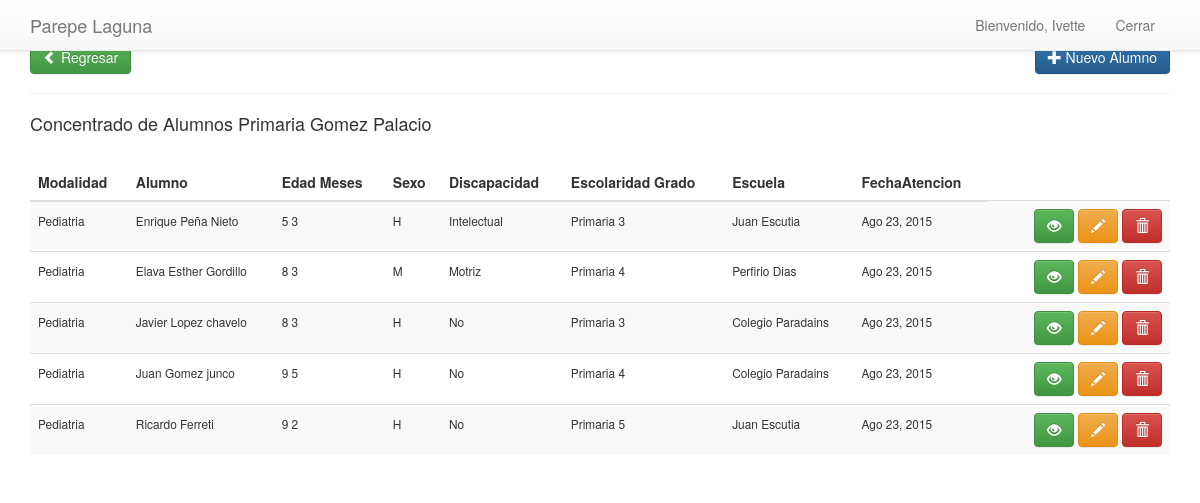
Screenshot of /lisPrimg/ (signed in) with the database file from the repository.
### apps/users/models.py (models this page shows, shortened)
class User(AbstractBaseUser, PermissionsMixin):
	username = models.CharField(max_length=100, unique=True)
	email = models.EmailField()
	first_name = models.CharField(max_length=100)
	last_name = models.CharField(max_length=100)
	avatar = models.ImageField(upload_to = 'users') # falta hacer algo
	objects = UserManager()
	is_active = models.BooleanField(default = True)
	is_staff = models.BooleanField(default = False)
	USERNAME_FIELD = 'username'
	REQUIRED_FIELDS = ['email']

### apps/principal/models.py (models this page shows, shortened)
class TimeStampModel(models.Model):
    user     = models.ForeignKey(settings.AUTH_USER_MODEL,null=True,blank=True)
    fecha    = models.DateTimeField(auto_now_add=True)
    modified = models.DateTimeField(auto_now=True)
    class Meta:
        abstract = True

class Alumno(TimeStampModel):
    Opsexo = (
        ('H', 'Hombre'),
        ('M', 'Mujer'),
        )
    Op2 = (
        ('Si', 'Si'),
        ('No', 'No'),
        )
    opesc=(
        ('Preescolar','Preescolar'),
        ('Primaria' ,'Primaria'),
        ('Secundaria','Secundaria'),
        ('No Estudia y tiene edad escolar',  'No Estudia y tiene edad escolar'),
        ('Bachillerato', 'Bachillerato'),
        ('No Tiene Edad escolar',  'No Tiene Edad escolar'),
        ('Cam', 'Cam'),
        ('Cil', 'Cil'),
        )
    Disca=(
        ('No', 'No'),
        ('Motriz','Motriz'),
        ('Visual', 'Visual'),
        ('Auditiva', 'Auditiva'),
        ('Intelectual', 'Intelectual'),
        ('Otra', 'Otra'),
        )
    tp =(
            ('Pediatria','Pediatria'),
            ('ConsultaExt','Consulta Externa'),
            ('AtencionDom','Atencion Domiciliaria'),
        )
    at = (
            ('Pedagogia','Pedagogia'),
            ('Psicologia','Psicologia'),
        )
    folio = models.IntegerField()
    hospital = models.ForeignKey('Hospital')
    atencion = models.CharField(max_length=10,null=True,blank=True,choices=at)
    ciclo = models.ForeignKey('Cicloescolar',default=1)
    modalidad = models.CharField(max_length=25,null=True,default=True,choices=tp)
    nombre = models.CharField(max_length=180)
    edad = models.IntegerField()
    meses = models.IntegerField()
    sexo = models.CharField(max_length=1,choices=Opsexo)
    coloniaal = models.CharField(max_length=100)
    callenumal = models.CharField(max_length=100)
    localidadal = models.CharField(max_length=80)
    discapacidad = models.CharField(max_length=12,choices=Disca)
    grado = models.IntegerField()
    escolaridad = models.CharField(max_length=40,choices=opesc)
    escuela = models.CharField(max_length=100)
    coloniaesc = models.CharField(max_length=80)
    direccionesc = models.CharField(max_length=120, null=True,blank=True)
    localidadesc = models.CharField(max_length=100)
    especialidad = models.CharField(max_length=80)
    diagnostico = models.CharField(max_length=80)
    fechaatencion  = models.DateField()
    horainicio = models.TimeField()
    horafin = models.TimeField()
    tema = models.CharField(max_length=80)
    observacion = models.TextField()

### apps/principal/views.py (the view)
# urls.py: url(r'^lisPrimg/$',views.ListaAlumnosPrimagomez.as_view(),name='list_primgom'),
class ListaAlumnosPrimagomez(LoginRequiredMixin,GroupRequiredMixin,ListView): # Primaria Gomez Acumulado
	context_object_name = 'alumnos'
	template_name = 'principal/alumnosxx.html'
	model = Alumno
	group_required = ['gomez','super']
	def get_queryset(self):
		return super(ListaAlumnosPrimagomez,self).get_queryset().filter(escolaridad='Primaria',hospital=1,ciclo__status=True)
	def get_context_data(self, **kwargs): #para saber si  ya  existe el alumo para la foto
		context = super(ListaAlumnosPrimagomez, self).get_context_data(**kwargs)
		context['hospital'] = "Concentrado de Alumnos Primaria Gomez Palacio"
		return context

### apps/principal/templates/principal/alumnosxx.html (shortened to what this page needs)
{% extends "principal/base_principal.html" %}
{% block content %}
{% include "principal/navbar.html" %}
<div class="container">
        <div class="page-header">
            <br>
          <h4>
           <a href="/" class="btn btn-success">
                            <span class="glyphicon glyphicon-chevron-left"></span> Regresar
            </a>
            <a class="btn btn-primary pull-right" href="/addalumno">
                    <span class="glyphicon glyphicon-plus"></span> Nuevo Alumno
                </a>
          </h4>
        </div>
          <div class="row">
            <div class="col-md-12">
                <table class="table table-striped table-hover">
                <thead>
                    <tr>
                        <th>Modalidad</th>
                        <th>Alumno</th>
                        <th>Edad Meses</th>
                        <th>Sexo</th>
                        <th>Discapacidad</th>
                        <th>Escolaridad Grado</th>
                        <th>Escuela</th>
                        <th>FechaAtencion</th>
                    </tr>
                    </thead>
                    <tbody>
                        <h4><p>{{hospital}}</p></h4>
                         <br>
                        {%for a in alumnos%}
                        <tr>
                             <td>
                                 <small>{{a.modalidad}}</small>
                            </td>
                            <td>
                                <small>{{a.nombre}}</small>
                            </td>
                            <td>
                               <small>{{a.edad}} {{a.meses}}</small>
                            </td>
                            <td>
                                <small>{{a.sexo}}</small>
                            </td>
                            <td>
                                <small>{{a.discapacidad}}</small>
                            </td>
                            <td>
                                <small>{{a.escolaridad}} {{a.grado}}</small>
                            </td>
                            <td>
                                <small>{{a.escuela}}</small>
                            </td>
                            <td>
                                <small>{{a.fechaatencion|date:"M d, Y"}}</small>
                            </td>
                            <td>
                                <td class="text-right">
                                <a href="#" class="btn btn-success"><span class="glyphicon glyphicon-eye-open"></span></a>
                                <a href="{% url 'principal_app:alumno_update' a.id %}"  class="btn btn-warning"><span class="glyphicon glyphicon-pencil"></span></a>
                                <a href="#" class="btn btn-danger"><span class="glyphicon glyphicon-trash"></span></a>
                            </td>
                        </tr>
                        {%endfor%}
                        </tbody>
                </table>
            </div>
        </div>
    </div>
{%endblock%}

### apps/principal/templates/principal/navbar.html (shortened to what this page needs)
<div class="navbar navbar-default navbar-fixed-top" role="navigation">
    <div class="container">
        <div class="navbar-header">
             <a class="navbar-brand"  href="{% url 'principal_app:index' %}">Parepe Laguna</a>
        </div>
        <div class="collapse navbar-collapse">
            <ul class="nav navbar-nav pull-right">
                <li><p class="navbar-text">Bienvenido, <a href="#" class="navbar-link">{{ user.username|capfirst}}</a></p></li>
                  <li><a href="{% url 'users_app:logout' %}">Cerrar</a></li>
            </ul>
        </div>
    </div>
</div>

### apps/principal/static/css/estilos.css (style rules this page uses)
body { margin-top: 60px; }
.page-header { margin: 10px 0 10px !important; font-weight: bolder; }

### apps/principal/static/css/sb-admin.css (style rules this page uses)
@media (min-width:768px) { body { margin-top: 2px; } }

### rows the page displays
User: username "Ivette"
Alumno: modalidad "Pediatria", nombre "Enrique Peña Nieto", edad "5", meses "3", sexo "H", discapacidad "Intelectual", escolaridad "Primaria", grado "3", escuela "Juan Escutia", fechaatencion "Ago 23, 2015"
Alumno: modalidad "Pediatria", nombre "Elava Esther Gordillo", edad "8", meses "3", sexo "M", discapacidad "Motriz", escolaridad "Primaria", grado "4", escuela "Perfirio Dias", fechaatencion "Ago 23, 2015"
Alumno: modalidad "Pediatria", nombre "Javier Lopez chavelo", edad "8", meses "3", sexo "H", discapacidad "No", escolaridad "Primaria", grado "3", escuela "Colegio Paradains", fechaatencion "Ago 23, 2015"
Alumno: modalidad "Pediatria", nombre "Juan Gomez junco", edad "9", meses "5", sexo "H", discapacidad "No", escolaridad "Primaria", grado "4", escuela "Colegio Paradains", fechaatencion "Ago 23, 2015"
Alumno: modalidad "Pediatria", nombre "Ricardo Ferreti", edad "9", meses "2", sexo "H", discapacidad "No", escolaridad "Primaria", grado "5", escuela "Juan Escutia", fechaatencion "Ago 23, 2015"

### other values shown
{{ hospital }} "Concentrado de Alumnos Primaria Gomez Palacio"
